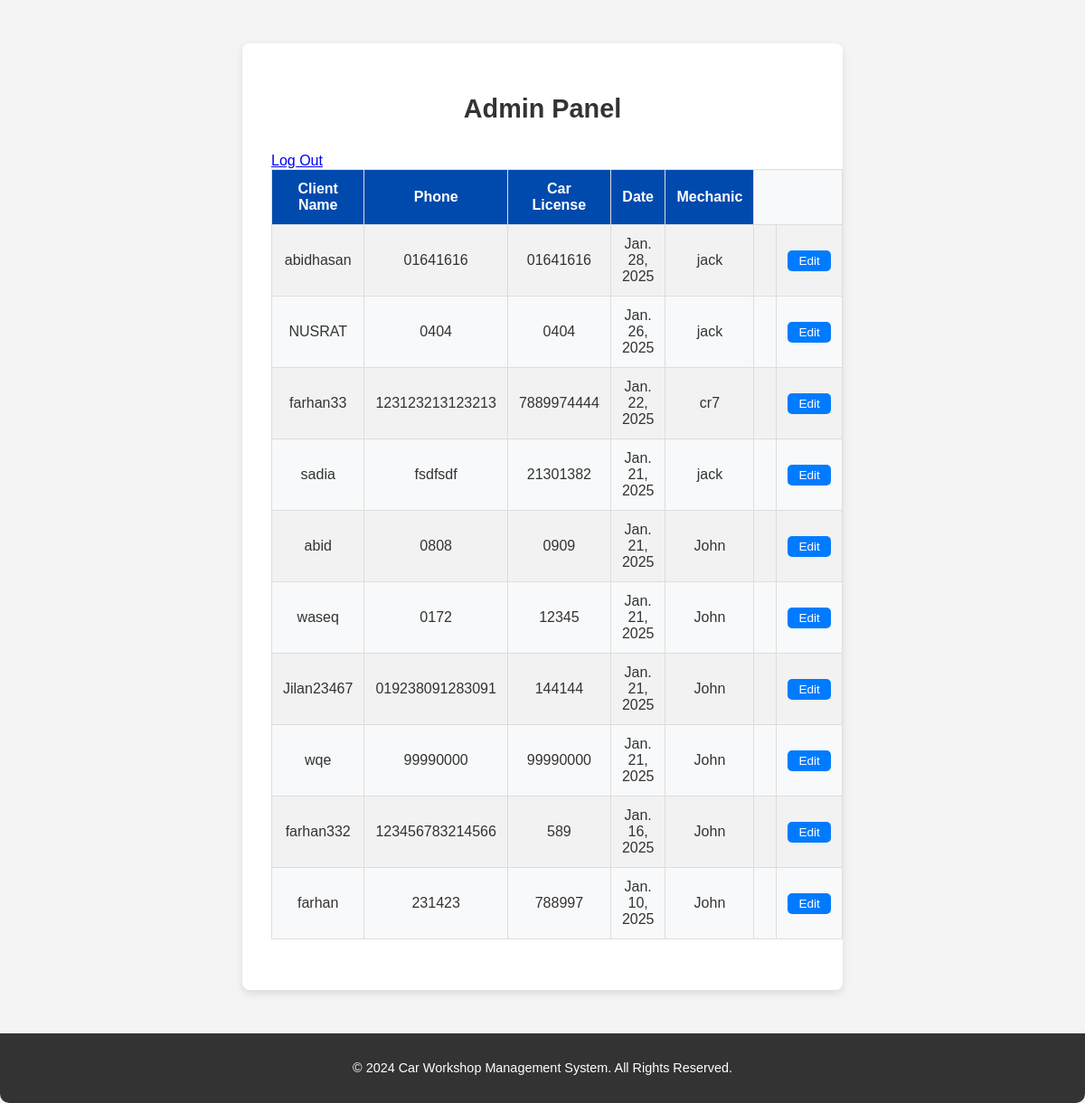
Page /admin-panel/ (signed in) on the committed database.
### appointments/models.py (models this page shows, shortened)
class Appointment(models.Model):
    client_name = models.CharField(max_length=100)
    address = models.TextField()
    phone = models.CharField(max_length=15)
    car_license_number = models.CharField(max_length=20)
    car_engine_number = models.CharField(max_length=20)
    appointment_date = models.DateField()
    mechanic = models.ForeignKey(Mechanic, on_delete=models.CASCADE, related_name='appointments')
    created_at = models.DateTimeField(auto_now_add=True)
    class Meta:
        unique_together = ['car_engine_number', 'appointment_date']

class Mechanic(models.Model):
    name = models.CharField(max_length=100)
    specialization = models.CharField(max_length=100)

### appointments/views.py (the view)
# urls.py: path('admin-panel/', views.admin_panel, name='admin_panel'),  # Admin panel
@login_required
def admin_panel(request):
    if not request.user.is_staff:
        messages.error(request, "You do not have permission to access this page.")
        return redirect('appointments:home')
    appointments = Appointment.objects.select_related('mechanic').order_by('-appointment_date')
    return render(request, 'appointments/admin_panel.html', {
        'appointments': appointments,
        'total_appointments': appointments.count()
    })

### appointments/templates/appointments/admin_panel.html (shortened to what this page needs)
{% extends 'appointments/base.html' %}
{% block content %}
<div class="container">
    <h2 class="text-center">Admin Panel</h2>
    <a href="{% url 'appointments:admin_logout' %}" class="btn btn-danger mb-4">Log Out</a>
    <table class="table table-striped">
        <thead>
            <tr>
                <th>Client Name</th>
                <th>Phone</th>
                <th>Car License</th>
                <th>Date</th>
                <th>Mechanic</th>
            </tr>
        </thead>
        <tbody>
            {% for appointment in appointments %}
            <tr>
                <td>{{ appointment.client_name }}</td>
                <td>{{ appointment.phone }}</td>
                <td>{{ appointment.car_license_number }}</td>
                <td>{{ appointment.appointment_date }}</td>
                <td>{{ appointment.mechanic.name }}</td>
                <td>
    <td>
        <a href="{% url 'appointments:edit_appointment' appointment.id %}" class="btn btn-primary btn-sm">Edit</a>
</td>
</td>
            </tr>
            {% endfor %}
        </tbody>
    </table>
</div>
{% endblock %}

### appointments/templates/appointments/base.html (shortened to what this page needs)
<!DOCTYPE html>
<html lang="en">
<head>
    {% load static %}
<link rel="stylesheet" href="{% static 'appointments/css/styles.css' %}">
</head>
<body>
    <header style="text-align: center; position: absolute; top: 0; width: 100%;">
    </header>
    <main>
        {% block content %}{% endblock %}
    </main>
    <footer>
        <p>&copy; 2024 Car Workshop Management System. All Rights Reserved.</p>
    </footer>
</body>
</html>

### appointments/static/appointments/css/styles.css (style rules this page uses)
body { font-family: 'Arial', sans-serif; margin: 0; padding: 0; background-color: #f4f4f4; color: #333; }
.container { margin: 2rem auto; max-width: 900px; padding: 2rem; background-color: #fff; border-radius: 10px; box-shadow: 0 4px 10px rgba(0, 0, 0, 0.1); }
.table { width: 100%; border-collapse: collapse; margin-bottom: 1.5rem; background-color: #f8f9fa; border: 1px solid #ddd; }
.table th, .table td { padding: 0.75rem; text-align: center; border: 1px solid #ddd; }
.table thead th { background-color: #004aad; color: white; font-weight: bold; }
.table-striped tbody tr:nth-of-type(odd) { background-color: #f2f2f2; }
.btn-primary { background-color: #007bff; color: #fff; border: none; padding: 0.25rem 0.75rem; font-size: 0.85rem; border-radius: 5px; transition: background-color 0.3s ease, transform 0.2s ease; text-decoration: none; }
.container { max-width: 600px; margin: 3rem auto; padding: 2rem; background-color: #ffffff; border-radius: 8px; box-shadow: 0 4px 10px rgba(0, 0, 0, 0.1); }
h2 { font-size: 1.8rem; font-weight: bold; text-align: center; margin-bottom: 2rem; color: #333333; }
.text-center { text-align: center; }
footer { text-align: center; margin-top: 2rem; padding: 1rem; background-color: #333; color: #fff; border-radius: 0 0 10px 10px; font-size: 0.9rem; }

### rows in the picture
Appointment: client_name "abidhasan", phone "01641616", car_license_number "01641616", appointment_date "Jan. 28, 2025", mechanic.name "jack"
Appointment: client_name "NUSRAT", phone "0404", car_license_number "0404", appointment_date "Jan. 26, 2025", mechanic.name "jack"
Appointment: client_name "farhan33", phone "123123213123213", car_license_number "7889974444", appointment_date "Jan. 22, 2025", mechanic.name "cr7"
Appointment: client_name "sadia", phone "fsdfsdf", car_license_number "21301382", appointment_date "Jan. 21, 2025", mechanic.name "jack"
Appointment: client_name "abid", phone "0808", car_license_number "0909", appointment_date "Jan. 21, 2025", mechanic.name "John"
Appointment: client_name "waseq", phone "0172", car_license_number "12345", appointment_date "Jan. 21, 2025", mechanic.name "John"
Appointment: client_name "Jilan23467", phone "019238091283091", car_license_number "144144", appointment_date "Jan. 21, 2025", mechanic.name "John"
Appointment: client_name "wqe", phone "99990000", car_license_number "99990000", appointment_date "Jan. 21, 2025", mechanic.name "John"
Appointment: client_name "farhan332", phone "123456783214566", car_license_number "589", appointment_date "Jan. 16, 2025", mechanic.name "John"
Appointment: client_name "farhan", phone "231423", car_license_number "788997", appointment_date "Jan. 10, 2025", mechanic.name "John"
